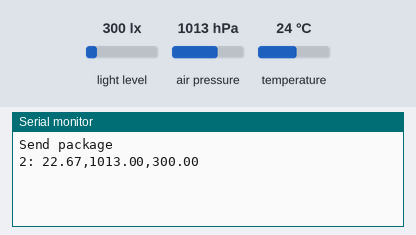
Recording of a sketch running on a simulated Arduino Uno, built with avr-gcc and run on an emulated ATmega328P. Parts: the last lines printed to the serial monitor. Inputs (shaded band) come from the test bench; at power-on: light level 300 lx, air pressure 1013 hPa, temperature 24 °C. No radio packets arrive unless stated.

Above: at 10.8 s.
10.9 s: light level set to 40 lx
At 20.6 s:
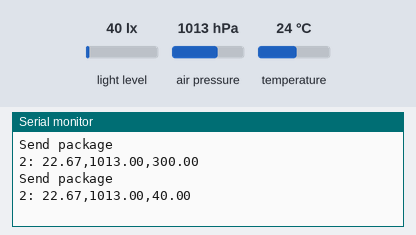
20.8 s: air pressure set to 952 hPa
At 30.5 s:
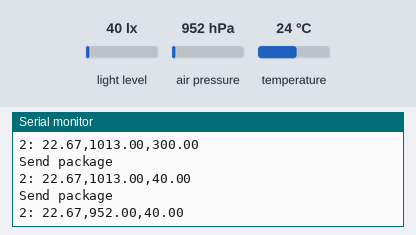
30.7 s: temperature set to 12 °C
At 40.5 s:
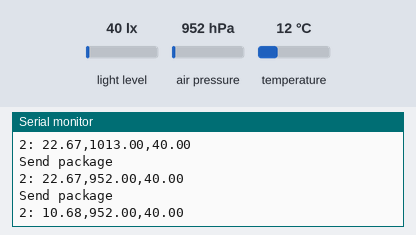

Measured:
- after the input at 10.9 s, the serial monitor: prints a new line after 9.1 s (image 1)
- after the input at 20.8 s, the serial monitor: prints a new line after 9.2 s (image 2)
- after the input at 30.7 s, the serial monitor: prints a new line after 9.3 s (image 3)

The sketch:

Node02_new.ino
```cpp
#include <Adafruit_BMP280.h>
#include <BH1750.h>
#include <RF24Network.h>
#include <RF24Network_config.h>
#include <Sync.h>
#include <Wire.h>
#include <RF24.h>
#include <SPI.h>

// Sender Code
/*
 * PINs and connections
 * nRF2401L module with UNO
 *        none -  IRQ 7 8 MISO - D12 (MISO)
 *  D11 (MOSI) - MOSI 5 6 SCK  - D13 (SCK)
 *    D10 (SS) -  SCN 3 4 CE   - D9
 *       3,3V  -  Vcc 1 2 GND  - GND
 *
 *  NANO verison :
 *  3,3V - VCC, GND-GND
 *  SCL(A5), SDA(A4)
 *
 *  nFR2401L module with NANO
 *        none -  IRQ 7 8 MISO - D12 (MISO)
 *  D11 (MOSI) - MOSI 5 6 SCK  - D13 (SCK)
 *    D10 (SS) -  SCN 3 4 CE   - D9
 *       3,3V  -  Vcc 1 2 GND  - GND
 *
 *  I2C level shifter required to shift 5V I2C rail to 3,3V
 *  BMP280 Wiring
 *   3,3V - Vcc, GND - GND, SCL_3,3V - SCL,  SDA_3,3V - SDA
 *  BH1750 Wiring
 *   3,3V - Vcc, GND - GND, SCL_3,3V - SCL,  SDA_3,3V - SDA
 */
// Data correction :
float tempCorrection = 1.325; // For 3rd module 1.03, for 1st module 1.715, for 2nd module 1.325

// Adresses of all nodes: 00 - master node, 01-04 - 2st lvl child nodes
const uint16_t nof = 3; // number of nodes
const uint16_t node_address_set[nof] = {00, 01, 02};
uint8_t NODE_ADDRESS = 2; // Selecting actual node adress
const uint16_t this_node = node_address_set[NODE_ADDRESS];

Adafruit_BMP280 bmp; // I2C
BH1750 lightMeter;
RF24 radio(9, 10);               // nRF24L01 (CE,CSN)
RF24Network network(radio);      // Include the radio in the network

float data[4] = {NODE_ADDRESS, 0, 0, 0};
bool asked = 0;

unsigned long interval = 10000; // ms
unsigned long last_time_sent;

void setup() {
  // Start 3 interfaces
  Serial.begin(115200);
  Wire.begin();
  SPI.begin();

  // Starting radio and network - not set low power yet
  radio.begin();
  radio.setDataRate(RF24_250KBPS);
  radio.setPALevel(RF24_PA_MAX);
  // Starting lightMeter with one time measurement mode
  lightMeter.begin(BH1750::CONTINUOUS_HIGH_RES_MODE);
//  lightMeter.begin(BH1750::ONE_TIME_HIGH_RES_MODE);
  // Starting bmp280
  if (!bmp.begin(0x76)) {
    if (!bmp.begin(0x77)) {
      Serial.println(F("Could not find a valid BMP280 sensor, check wiring!"));
      while (1);
    }
  }

  // Setting bmp280: at the time normal mode, dont care about power
  bmp.setSampling(Adafruit_BMP280::MODE_NORMAL,     /* Operating Mode. */
                  Adafruit_BMP280::SAMPLING_X2,     /* Temp. oversampling */
                  Adafruit_BMP280::SAMPLING_X16,    /* Pressure oversampling */
                  Adafruit_BMP280::FILTER_X16,      /* Filtering.  OFF - no continous measurements*/
                  Adafruit_BMP280::STANDBY_MS_2000); /* Standby time. */

  // begin node in the network!
  network.begin(90, this_node); //(channel, node address)

  // First readings!
  readData();
}


void loop() {
  // update network
  network.update();
  // if available then read
  while (network.available()){
    RF24NetworkHeader header;
    network.read(header, &interval, sizeof(interval)); // Read the incoming data
    asked = 1;
  }

  // Checking if interval passed ( will be changed to ask for measurement
  if (millis() - last_time_sent > interval || asked == 1){
    readData();

    RF24NetworkHeader header(node_address_set[0]); // wrtie header to master base
    bool ok = network.write(header, &data, sizeof(data)); // write data
    if (Serial){
      if (ok==true){
        Serial.println("Send package");
      }
      printData();
    }
    last_time_sent = millis();
    asked = 0;
  }

}

void readData(){
  data[3] = lightMeter.readLightLevel(); // acquire the light level
  data[1] = bmp.readTemperature() - tempCorrection; // acquire temperature
  data[2] = bmp.readPressure()/100.0; // accquire pressure level
}

void printData(){
  Serial.print(int(data[0]));
  Serial.print(": ");
  Serial.print(data[1]);
  Serial.print(",");
  Serial.print(data[2]);
  Serial.print(",");
  Serial.println(data[3]);
}

/*
 * Additional things to use
 * include <avr/pgmspace.h>
 * include <avr/sleep.h>
 * include <avr/power.h>
 * typedef enum { wdt_16ms = 0, wdt_32ms, wdt_64ms, wdt_128ms, wdt_250ms, wdt_500ms, wdt_1s, wdt_2s, wdt_4s, wdt_8s } wdt_prescalar_e;
 *
 * unsigned long awakeTime = 500;                          // How long in ms the radio will stay awake after leaving sleep mode
 * unsigned long sleepTimer = 0;                           // Used to keep track of how long the system has been awake
 *
*/
```
